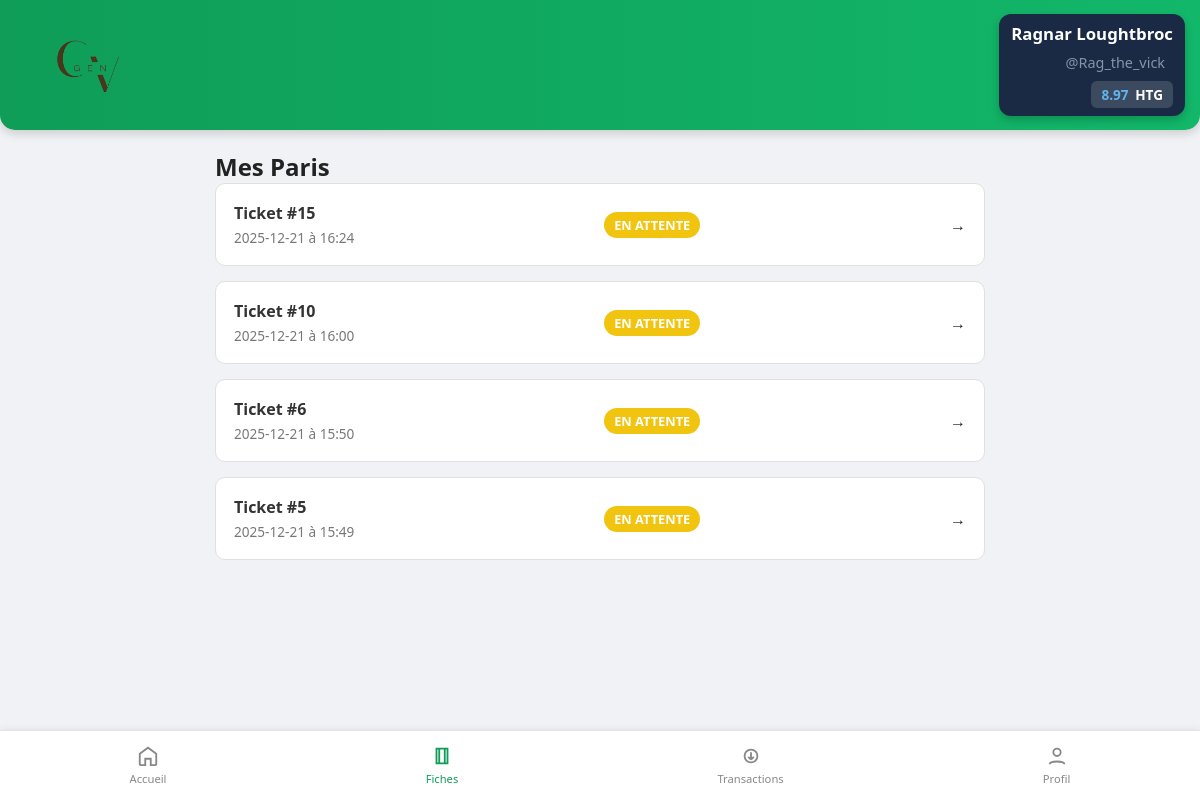
The app's page /fiches (signed in) with its own data.
### tables this page shows
CREATE TABLE parieurs (
					id INTEGER PRIMARY KEY AUTOINCREMENT NOT NULL,
					prenom TEXT NOT NULL,
					nom TEXT NOT NULL,
					username TEXT NOT NULL UNIQUE,
					email TEXT NOT NULL UNIQUE,
					age INT NOT NULL,
					classe TEXT NOT NULL,
					mdp TEXT NOT NULL,
					created_at TEXT NOT NULL,
					solde REAL DEFAULT 1000,
					role TEXT DEFAULT 'parieur'
				);

CREATE TABLE paris (
					id INTEGER PRIMARY KEY AUTOINCREMENT NOT NULL,
					mise REAL NOT NULL,
					gain_potentiel REAL NOT NULL,
					date_pari TEXT NOT NULL,
					parieur_id INTEGER,
					FOREIGN KEY (parieur_id) REFERENCES parieurs(id) ON DELETE CASCADE
				);

### routes.py (the view)
@app.route("/fiches")
def fiches():
    if "username" not in session:
        flash("Veuillez vous connecter !")
        return redirect(url_for("login"))
    user = get_user_by_username(session['username'])
    mes_fiches = get_fiches_detaillees(user["id"])
    return render_template('fiches.html', fiches=mes_fiches)

### data.py (called while the page is built)
def get_user_by_username(username):
    try:
        with sqlite3.connect(DB_NAME) as conn:
            conn.row_factory = sqlite3.Row
            cur = conn.cursor()
            cur.execute("SELECT * FROM parieurs WHERE username = ?", (username,))
            return cur.fetchone()
    except sqlite3.Error as e:
        print(f"Erreur lors de la récupération (username) : {e}")
        return None

### routes.py (called while the page is built)
def set_date(date_a_tester):
    try:
        partie_date, partie_heure = date_a_tester.split(' ')
        heure_formatee = partie_heure[:5] # On garde juste "HH:MM"
    except ValueError:
        return date_a_tester # Retourne la date brute si le split échoue
    aujourdhui = date.today().isoformat()
    hier = (date.today() - timedelta(days=1)).isoformat()
    demain = (date.today() + timedelta(days=1)).isoformat()
    if partie_date == aujourdhui:
        return f"Aujourd'hui à {heure_formatee}"
    elif partie_date == hier:
        return f"Hier à {heure_formatee}"
    elif partie_date == demain:
        return f"Demain à {heure_formatee}"
    else:
        return f"{partie_date} à {heure_formatee}"

@app.context_processor
def inject_user():
    user = None
    if 'username' in session:
        user = get_user_by_username(session['username'])
    return dict(current_user=user)

@app.template_filter('devise')
def format_devise(valeur_centimes):
    return "{:,.2f} HTG".format(valeur_centimes / 100)

### templates/fiches.html (shortened to what this page needs)
{% extends 'base.html' %}  {% block content %}
<div class="fiches-container">
	<h2 class="section-title">Mes Paris</h2>
	{% if not fiches %}
	<div style="text-align: center; margin-top: 50px;">
		<p>Vous n'avez pas encore placé de paris.</p>
		<a href="{{ url_for('home') }}" class="btn-parier" style="display:inline-block; margin-top:15px; padding:10px 20px; background:#007bff; color:white; border-radius:5px; text-decoration:none;">Commencer à parier</a>
	</div>
	{% else %}
	<div class="fiches-list">
		 {% for id_pari, info in fiches.items() %}
		<details class="pari-card">
			<summary>
				<div class="ticket-info">
					<span class="ticket-id">Ticket #{{ id_pari }}</span>
					<span class="ticket-date">{{ set_date(info.date) }}</span>
				</div>
				 {% set status_class = 'status-en-attente' %} {% if info.statut == 'gagné' %}{% set status_class = 'status-gagne' %} {% elif info.statut == 'perdu' %}{% set status_class = 'status-perdu' %}{% endif %}
				<span class="status-badge {{ status_class }}"> {{ info.statut if info.statut else 'En attente' }} </span>
			</summary>
		</details>
		{% endfor %}
	</div>
	{% endif %}
</div>
{% endblock %}

### templates/base.html (shortened to what this page needs)
<!doctype html>
<html lang="fr">
  <head>
    <link rel="stylesheet" href="{{ url_for('static', filename='css/base.css') }}" />
  </head>
  <body>
    <header class="top-bar">
      <div class="brand"><img src="{{url_for('static', filename='img/logo.png') }}" alt="Logo de InterPam" class="logo"/>
      </div>
      <div class="user-zone">
        <span class="user-name">{{ current_user.prenom|title }} {{ current_user.nom|title }}</span>
        <span class="username">@{{current_user.username}}</span>
        <div class="balance">{{ current_user.solde / 100 }} <strong>HTG</strong>
        </div>
      </div>
    </header>
    <main class="content">
      {% block content %} {% endblock %}
    <nav class="bottom-nav">
      <a href="{{ url_for('home') }}" class="nav-item {{ 'active' if request.endpoint == 'home' }}">
        <svg viewBox="0 0 24 24" class="icon">
          <path d="M3 9.5L12 3l9 6.5V21a1 1 0 0 1-1 1h-5v-7h-6v7H4a1 1 0 0 1-1-1V9.5z" />
        </svg>
        <span>Accueil</span>
      </a>
      <a href="{{ url_for('fiches') }}" class="nav-item {{ 'active' if request.endpoint == 'fiches' }}">
        <svg viewBox="0 0 24 24" class="icon">
          <path d="M6 4h12v16H6zM9 4v16M15 4v16" />
        </svg>
        <span>Fiches</span>
      </a>
      <a href="transactions.html" class="nav-item">
        <svg viewBox="0 0 24 24" class="icon">
          <path d="M12 8v8m0 0l-3-3m3 3l3-3M5 12a7 7 0 1 1 14 0 7 7 0 0 1-14 0z" />
        </svg>
        <span>Transactions</span>
      </a>
      <a href="profil.html" class="nav-item">
        <svg viewBox="0 0 24 24" class="icon">
          <circle cx="12" cy="8" r="4" />
          <path d="M4 21c0-4 16-4 16 0" />
        </svg>
        <span>Profil</span>
      </a>
    </nav>
  </body>
</html>

### static/css/base.css (style rules this page uses)
* { margin: 0; padding: 0; box-sizing: border-box; font-family: "Poppins", system-ui, sans-serif; }
body { background: #f0f2f5; color: #222; }
.top-bar { width: 100%; height: 130px; background: linear-gradient(90deg, #0f9d58, #12b76a); display: flex; align-items: center; justify-content: space-between; padding: 0 15px; color: white; box-shadow: 0 4px 10px rgba(0, 0, 0, 0.15); z-index: 100; border-radius: 0 0 15px 15px; }
.brand { display: flex; flex-direction: column; align-items: center; gap: 12px; }
.logo { width: auto; height: 150px; padding: 8px; border-radius: 12px; display: block; }
.user-zone { background: #1a2a44; padding: 8px 12px; border-radius: 12px; text-align: right; box-shadow: 0 4px 8px rgba(0, 0, 0, 0.2); min-width: 140px; align-items: center; justify-content: center; align-content: center; line-height: 1.4; }
.user-name { display: block; font-size: 1.05rem; font-weight: 700; color: #fff; margin: 0; padding: 0; }
.username { display: block; font-size: 0.9rem; opacity: 0.8; color: #a0aec0; margin: 8px; }
.balance { background: rgba(255, 255, 255, 0.15); padding: 4px 10px; border-radius: 6px; font-size: 0.85rem; font-weight: 600; color: #63b3ed; display: inline-block; }
.balance strong { color: white; margin-left: 3px; }
.bottom-nav { position: fixed; left: 0; bottom: 0; width: 100%; height: 70px; margin: 0; padding: 0; background: #fff; border-top: 1px solid #e3e3e3; display: flex; justify-content: space-around; align-items: center; box-shadow: 0 -2px 5px rgba(0, 0, 0, 0.05); }
.nav-item { text-decoration: none; color: #888; font-size: 0.7rem; display: flex; flex-direction: column; align-items: center; transition: color 0.2s ease; }
.nav-item .icon { width: 22px; height: 22px; stroke: currentColor; fill: none; stroke-width: 2; margin-bottom: 4px; }
.nav-item.active { color: #0f9d58; }

### templates/fiches.html (style rules this page uses)
.fiches-container { max-width: 800px; margin: 20px auto; padding: 0 15px; }
.pari-card { background: #ffffff; border: 1px solid #e0e0e0; border-radius: 10px; margin-bottom: 15px; transition: all 0.3s cubic-bezier(0.4, 0, 0.2, 1); transition: open 2s ease; }
summary { list-style: none; padding: 18px; cursor: pointer; display: flex; justify-content: space-between; align-items: center; font-weight: 500; }
summary::after { content: '→'; transition: all 0.3s; font-weight: bold; }
.ticket-info { display: flex; flex-direction: column; gap: 4px; }
.ticket-id { font-weight: bold; color: #333; }
.ticket-date { font-size: 0.85em; color: #777; }
.status-badge { padding: 4px 10px; border-radius: 20px; font-size: 0.8em; font-weight: bold; text-transform: uppercase; color: #fff; }
.status-en-attente { background-color: #f1c40f; }

### records on screen
parieurs: prenom "Ragnar", nom "Loughtbroc", username "Rag_the_vick", current_user.solde/100 "8.97"
paris: date_pari "2025-12-21 à 16:24"
paris: date_pari "2025-12-21 à 16:00"
paris: date_pari "2025-12-21 à 15:50"
paris: date_pari "2025-12-21 à 15:49"

### other values on screen
{{ id_pari }} "15" "10" "6" "5"
{{ info.statut if info.statut else 'En attente' }} "EN ATTENTE" "EN ATTENTE" "EN ATTENTE" "EN ATTENTE"
